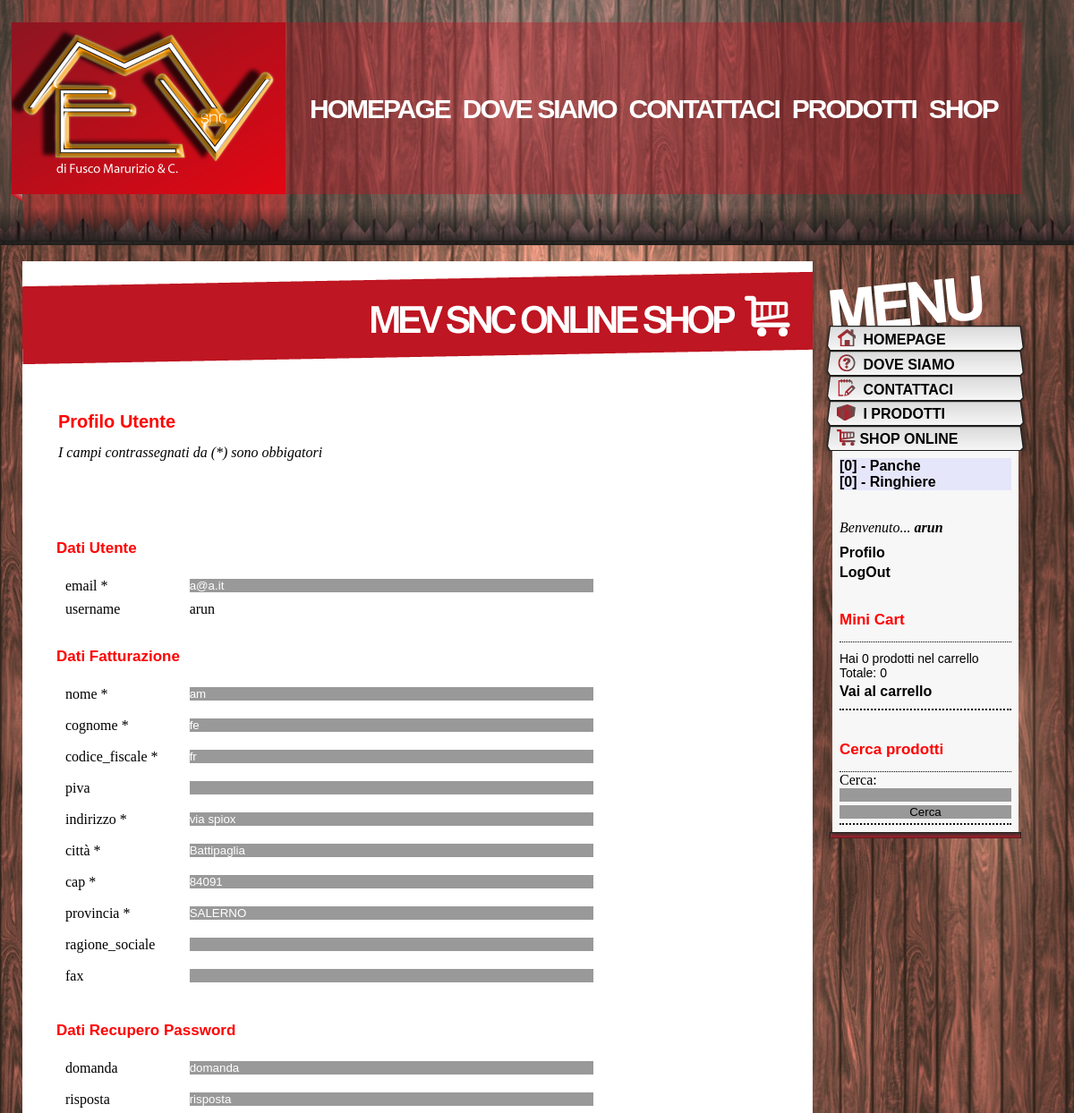
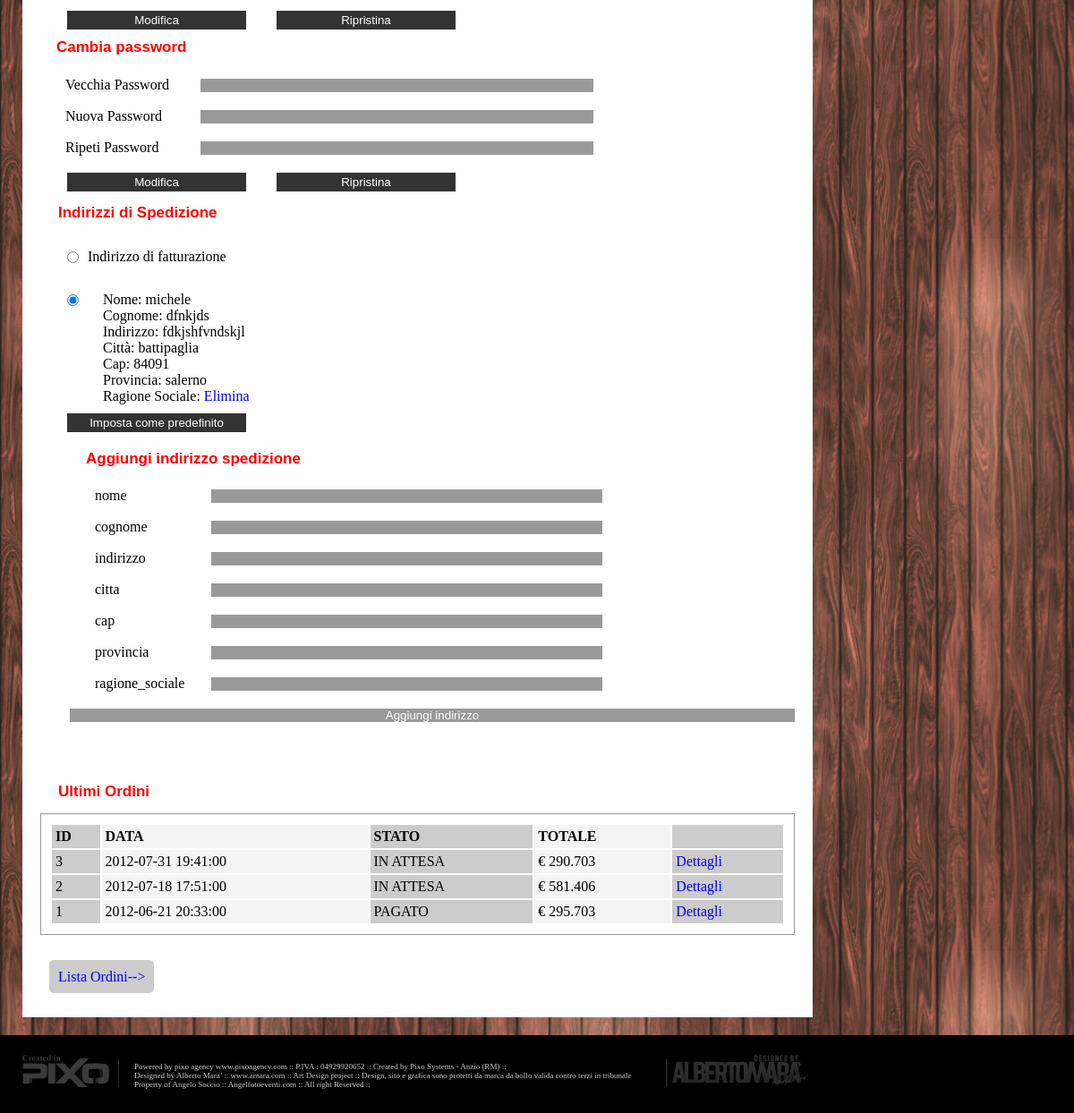
Screenshot of /shop.php?l=profilo (signed in) with the database file from the repository (2 pictures, top to bottom).
### tables this page shows
CREATE TABLE IF NOT EXISTS `utenti` (
  `id_utente` int(10) unsigned NOT NULL AUTO_INCREMENT,
  `email` varchar(150) NOT NULL,
  `username` varchar(45) NOT NULL,
  `password` varchar(32) NOT NULL,
  `nome` varchar(45) NOT NULL,
  `cognome` varchar(45) NOT NULL,
  `codice_fiscale` varchar(16) NOT NULL,
  `piva` varchar(11) DEFAULT NULL,
  `indirizzo` varchar(150) NOT NULL,
  `citta` varchar(45) NOT NULL,
  `cap` varchar(5) NOT NULL,
  `provincia` varchar(45) NOT NULL,
  `ragione_sociale` varchar(150) DEFAULT NULL,
  `fax` varchar(45) DEFAULT NULL,
  `domanda` varchar(250) NOT NULL,
  `risposta` varchar(250) NOT NULL,
  PRIMARY KEY (`id_utente`),
  UNIQUE KEY `username_UNIQUE` (`username`)
);

CREATE TABLE IF NOT EXISTS `indirizzi_spedizione` (
  `id_indirizzo` int(10) unsigned NOT NULL AUTO_INCREMENT,
  `id_utente` int(10) unsigned NOT NULL,
  `nome` varchar(45) NOT NULL,
  `cognome` varchar(45) NOT NULL,
  `indirizzo` varchar(150) NOT NULL,
  `citta` varchar(45) NOT NULL,
  `cap` varchar(5) NOT NULL,
  `provincia` varchar(45) NOT NULL,
  `ragione_sociale` varchar(150) DEFAULT NULL,
  `predefinito` int(1) unsigned NOT NULL DEFAULT '0',
  PRIMARY KEY (`id_indirizzo`),
  KEY `fk_indirizzi_spedizione_utenti` (`id_utente`)
);

CREATE TABLE IF NOT EXISTS `ordini` (
  `id_ordine` int(10) unsigned NOT NULL AUTO_INCREMENT,
  `id_utente` int(10) unsigned NOT NULL,
  `data` datetime NOT NULL,
  `codice_spedizione` varchar(20) NOT NULL,
  `indirizzo_spedizione` text NOT NULL,
  `costo_spedizione` float NOT NULL,
  `codice_pagamento` varchar(20) NOT NULL,
  `costo_pagamento` float NOT NULL,
  `indirizzo_ip` varchar(20) NOT NULL,
  `note` text,
  `note_admin` text,
  `data_pagamento` date DEFAULT NULL,
  `data_spedizione` date DEFAULT NULL,
  `traking_number` varchar(250) DEFAULT NULL,
  `stato_ordine` varchar(15) NOT NULL,
  PRIMARY KEY (`id_ordine`)
);

CREATE TABLE IF NOT EXISTS `categorie` (
  `id_categoria` int(10) unsigned NOT NULL AUTO_INCREMENT,
  `nome` varchar(150) DEFAULT NULL,
  `descrizione` text,
  `id_categoria_padre` int(10) unsigned DEFAULT NULL,
  PRIMARY KEY (`id_categoria`),
  KEY `fk_categorie_categorie1` (`id_categoria_padre`)
);

### profilo.php (the view, shortened to what the rows shown need)
<?php
include_once 'common/dbmanager.php';
if(empty($managerSql)){
    $managerSql = new dbManager();
}
include_once 'common/verifica_login.php';
$salvataggio_completato=0;
?>
<h1>Profilo Utente </h1>
<div>&nbsp;&nbsp;&nbsp;&nbsp;&nbsp;<i>I campi contrassegnati da (*) sono obbigatori</i><br /><br /><br /><br /></div>
<div id="addutentetabledivcage">
	<div>
	<form id="form1" method="post" action="">
		<table cellspacing="0" cellpadding="0">
			<tr>
				<td colspan="2"><h2 style="margin-left:-30px;">Dati Utente</h2></td>
			 </tr>
			 <tr>
				<td> email * </td>
				<td><input name="email" type="text" id="email" tabindex="4" size="40" maxlength="150" value="<?php echo htmlspecialchars($utente['email']); ?>" /></td>
			 </tr>
			 <tr>
				<td> username </td>
				<td><?php echo $utente['username']; ?> </td>
			 </tr>
			 <tr>
				<td colspan="2"><h2 style="margin-left:-30px;">Dati Fatturazione</h2></td>
			 </tr>
			 <tr>
				<td> nome *</td>
				<td><input name="nome" type="text" id="nome" tabindex="13" size="40" maxlength="45" value="<?php echo htmlspecialchars($utente['nome']); ?>" /></td>
			 </tr>
			 <tr>
				<td> cognome *</td>
				<td><input name="cognome" type="text" id="cognome" tabindex="16" size="40" maxlength="45" value="<?php echo htmlspecialchars($utente['cognome']); ?>" /></td>
			 </tr>
			 <tr>
				<td> codice_fiscale *</td>
				<td><input name="codice_fiscale" type="text" id="codice_fiscale" tabindex="19" size="40" maxlength="16" value="<?php echo htmlspecialchars($utente['codice_fiscale']); ?>" /></td>
			 </tr>
			 <tr>
				<td> piva </td>
				<td><input name="piva" type="text" id="piva" tabindex="22" size="40" maxlength="11" value="<?php echo htmlspecialchars($utente['piva']); ?>" /></td>
			 </tr>
			 <tr>
				<td> indirizzo *</td>
				<td><input name="indirizzo" type="text" id="indirizzo" tabindex="25" size="40" maxlength="150" value="<?php echo htmlspecialchars($utente['indirizzo']); ?>" /></td>
			 </tr>
			 <tr>
				<td> città *</td>
				<td><input name="citta" type="text" id="citta" tabindex="28" size="40" maxlength="45" value="<?php echo htmlspecialchars($utente['citta']); ?>" /></td>
			 </tr>
			 <tr>
				<td> cap *</td>
				<td><input name="cap" type="text" id="cap" tabindex="31" size="10" maxlength="5" value="<?php echo htmlspecialchars($utente['cap']); ?>" /></td>
			 </tr>
			 <tr>
				<td> provincia *</td>
				<td><input name="provincia" type="text" id="provincia" tabindex="34" size="40" maxlength="45" value="<?php echo htmlspecialchars($utente['provincia']); ?>" /></td>
			 </tr>
			 <tr>
				<td> ragione_sociale </td>
				<td><input name="ragione_sociale" type="text" id="ragione_sociale" tabindex="37" size="40" maxlength="150" value="<?php echo htmlspecialchars($utente['ragione_sociale']); ?>" /></td>
			 </tr>
			 <tr>
				<td> fax </td>
				<td><input name="fax" type="text" id="fax" tabindex="40" size="40" maxlength="45" value="<?php echo htmlspecialchars($utente['fax']); ?>" /></td>
			 </tr>
			 <tr>
				<td colspan="2"><h2 style="margin-left:-30px;">Dati Recupero Password</h2></td>
			 </tr>
			 <tr>
				<td> domanda </td>
				<td><input name="domanda" type="text" id="domanda" tabindex="40" size="40" maxlength="250" value="<?php echo htmlspecialchars($utente['domanda']); ?>" /></td>
			 </tr>
			 <tr>
				<td> risposta </td>
				<td><input name="risposta" type="text" id="risposta" tabindex="40" size="40" maxlength="250" value="<?php echo htmlspecialchars($utente['risposta']); ?>" /></td>
			 </tr>
		</table>
		<div>
			<input type="submit" name="modifica" id="modifica" value="Modifica" />
			<input type="reset" name="ripristina" id="ripristina" value="Ripristina" />
		</div>
	</form>
	</div>
	<div>
	<form id="form2" method="post" action="">
		<table cellpadding="0" cellspacing="0">
			<tr>
				<td colspan="2"><h2 style="margin-left:-30px; margin-top:-20px;">Cambia password</h2></td>
			</tr>
			<tr>
				<td>Vecchia Password</td>
				<td><input name="password" type="password" id="password" tabindex="41" size="40" maxlength="45" value="" /></td>
			</tr>
			<tr>
				<td> Nuova Password</td>
				<td><input name="nuova_pwd" type="password" id="nuova_pwd" tabindex="42" size="40" maxlength="45" value="" /></td>
			</tr>
			<tr>
				<td>Ripeti Password</td>
				<td><input name="nuova_pwd2" type="password" id="nuova_pwd2" tabindex="43" size="40" maxlength="45" value="" /></td>
			</tr>
		</table>
		<div>
			<input type="submit" name="modifica_pwd" id="modifica_pwd" value="Modifica" />
			<input type="reset" name="ripristina2" id="ripristina2" value="Ripristina" />
		</div>
	</form>
	</div>
	<div>
	<h2 style="margin-top:-16px;">Indirizzi di Spedizione</h2>
	<?php
	$indirizzo_predefinito = $managerSql->get_indirizzo_predefinito($utente);
	?>
	<form id="form3" method="post" action="">
		<div style="margin-top:30px;">
			<div style="display:block; float:left; margin:-7px 10px 0px 30px;">
				<input type="radio" name="indirizzo_predefinito" id="indirizzo_predefinito" value="F" <?php if(empty($indirizzo_predefinito)) echo 'checked="checked"'; ?> />
			</div>
			Indirizzo di fatturazione
		</div>
		<?php
		$indirizzi = $managerSql->lista_indirizzi_by_utente($utente);
		for($i=0; $i<count($indirizzi); $i++){
			 $indirizzo = $indirizzi[$i];
			 $checked = '';
			 if(!empty($indirizzo_predefinito) && ($indirizzo_predefinito['id_indirizzo']==$indirizzo['id_indirizzo']) ){
				  $checked = 'checked="checked"';
			 }
			 echo "
			 			<div style='margin-top:30px;'>
			 				<div style='display:block; float:left; margin:-7px 10px 0px 30px;'>
								<input type=\"radio\" name=\"indirizzo_predefinito\" id=\"indirizzo_predefinito_{$i}\" value=\"{$indirizzo['id_indirizzo']}\" $checked /></div>
								<div style='margin-left:70px;'>
									Nome: {$indirizzo['nome']} </br>
									Cognome: {$indirizzo['cognome']}</br>
									Indirizzo: {$indirizzo['indirizzo']}</br>
									Città: {$indirizzo['citta']}</br>
									Cap: {$indirizzo['cap']}</br>
									Provincia: {$indirizzo['provincia']}</br>
									Ragione Sociale: {$indirizzo['ragione_sociale']}
									<a href=\"del_indirizzo.php?id={$indirizzo['id_indirizzo']}\">Elimina</a>
								</div>
							</div>
						</div>
					";
		}
		?>
		<input type="submit" name="imposta_predefinito" id="imposta_predefinito" value="Imposta come predefinito" />
	</div>
	<div style="margin:0 0 -20px 33px; text-align:left;">
	<div id="addutentetabledivcage">
	<form id="form4" method="post" action="">
		<table cellspacing="0" cellpadding="0">
			 <tr>
				<td colspan="2"><h2 style="margin-left:-30px; margin-top:-10px;">Aggiungi indirizzo spedizione</h2></td>
			 </tr>
			 <tr>
				<td> nome </td>
				<td><input name="nome_sped" size="40" tabindex="50" id="nome_sped" type="text" value="<?php if(!$salvataggio_completato && !empty($indirizzo_spedizione['nome'])){ echo htmlspecialchars($indirizzo_spedizione['nome']); } ?>" /></td>
			 </tr>
			 <tr>
				<td> cognome </td>
				<td><input name="cognome_sped" size="40" tabindex="51" id="cognome_sped" type="text" value="<?php if(!$salvataggio_completato && !empty($indirizzo_spedizione['cognome'])){ echo htmlspecialchars($indirizzo_spedizione['cognome']); } ?>" /></td>
			 </tr>
			 <tr>
				<td> indirizzo </td>
				<td><input name="indirizzo_sped" size="40" tabindex="52" id="indirizzo_sped" type="text" value="<?php if(!$salvataggio_completato && !empty($indirizzo_spedizione['indirizzo'])){ echo htmlspecialchars($indirizzo_spedizione['indirizzo']); } ?>" /></td>
			 </tr>
			 <tr>
				<td> citta </td>
				<td><input name="citta_sped" size="40" tabindex="53" id="citta_sped" type="text" value="<?php if(!$salvataggio_completato && !empty($indirizzo_spedizione['citta'])){ echo htmlspecialchars($indirizzo_spedizione['citta']); } ?>"/></td>
			 </tr>
			 <tr>
				<td> cap </td>
				<td><input name="cap_sped" size="5" tabindex="54" id="cap_sped" type="text" value="<?php if(!$salvataggio_completato && !empty($indirizzo_spedizione['cap'])){ echo htmlspecialchars($indirizzo_spedizione['cap']); } ?>" /></td>
			 </tr>
			 <tr>
				<td> provincia </td>
				<td><input name="provincia_sped" size="40" tabindex="55" id="provincia_sped" type="text" value="<?php if(!$salvataggio_completato && !empty($indirizzo_spedizione['provincia'])){ echo htmlspecialchars($indirizzo_spedizione['provincia']); } ?>" /></td>
			 </tr>
			 <tr>
				<td> ragione_sociale </td>
				<td><input name="ragione_sociale_sped" size="40"  tabindex="56" id="ragione_sociale_sped" type="text" value="" /></td>
			 </tr>
		</table>
		<input type="submit" name="nuova_sped" id="nuova_sped" value="Aggiungi indirizzo" />
	</form>
	</div>
	</div>
	<div>
	<br /><br /><hr style="background:#666;" />
	<h2>Ultimi Ordini</h2>
<table style="width:100%; text-align:left; padding:10px 10px 10px 10px; border:1px solid #999;">
    <tr style="width:100%;">
			  <th style="background:#CCC;  padding:4px 4px 4px 4px;">ID</th>
			  <th style='background:#F4F4F4;  padding:4px 4px 4px 4px;'>DATA</th>
			  <th style="background:#CCC;  padding:4px 4px 4px 4px;">STATO</th>
			  <th style='background:#F4F4F4;  padding:4px 4px 4px 4px;'>TOTALE</th>
			  <th style="background:#CCC;  padding:4px 4px 4px 4px;">&nbsp;</th>
		 </tr>
		 <?php
		 $ordini = $managerSql->lista_ordini_by_utente($utente['id_utente'], 0, 3);
		 for($i=0; $i<count($ordini); $i++){
			  $ordine = $ordini[$i];
			  $stato_ordine = 'IN ATTESA';
			  if( !empty($ordine['data_pagamento']) ){ $stato_ordine = 'PAGATO'; }
			  $items = $managerSql->lista_item_ordine($ordine['id_ordine']);
			  $totale=0;
			  for($j=0; $j<count($items); $j++){
					$item =$items[$j];
					$totale += $item['prezzo_totale'];
			  }
			  $totale += $ordine['costo_spedizione'];
			  $totale += $ordine['costo_pagamento'];
			  echo "<tr>
						 <td style='background:#CCC;  padding:4px 4px 4px 4px;'>{$ordine['id_ordine']}</td>
						 <td style='background:#F4F4F4;  padding:4px 4px 4px 4px;'>{$ordine['data']}</td>
						 <td style='background:#CCC;  padding:4px 4px 4px 4px;'>$stato_ordine</td>
						 <td style='background:#F4F4F4;  padding:4px 4px 4px 4px;'> &euro; $totale</td>
						 <td style='background:#CCC;  padding:4px 4px 4px 4px;'><a href=\"shop.php?l=view_ordine&id={$ordine['id_ordine']}\">Dettagli</a></td>
					</tr>";
		 }
		 ?>
	</table>
	</div>
</div>
<br />
<div style="margin-left:30px;"><a class="inviastandard" href="shop.php?l=lista_ordini">Lista Ordini--></a></div>
<br /><br />

### common/recursive_categorie.php (shortened to what the rows shown need)
<?php
function print_menu_categorie( $managerSql , $id_categoria_padre, $livello, $id_categoria_selected=0 ){
    $colors = array();
    $colors[0] = "lavender";
    $colors[1] = "lightcyan";
    $spaziatore='';
    $espandi_div = false;
    for($s=0;$s<$livello;$s++){$spaziatore.='_';}
    $categorie = $managerSql->lista_categorie($id_categoria_padre);
    $hide = ($id_categoria_padre) ? ' display: none; ' : '';
    $indice_colore = $livello%2;
    echo "<div style=\"background-color: {$colors[$indice_colore]}; $hide\" id=\"sub_cat_menu_{$id_categoria_padre}\" >";
    for($i=0; $i<count($categorie); $i++){
        $categoria = $categorie[$i];
        $selected = '';
        $categoria['nome'] = htmlspecialchars($categoria['nome']);
        echo "<a href=\"shop.php?l=visualizza_categorie&cat={$categoria['id_categoria']}\">$spaziatore [$livello] - {$categoria['nome']}</a> $selected ";
        echo "<br/>";
        $espandi_div = $espandi_div | print_menu_categorie($managerSql, $categoria['id_categoria'], ($livello+1), $id_categoria_selected);
    }
    echo "</div>";
    return $espandi_div ;
}
?>

### mini_login.php
<?php
include_once 'common/load_login_user.php';
if(empty($utente)){
?>
	 <h2 style="margin-left:-20px;">Login Utente</h2>
    <div style="border-top:#000 1px dotted;border-bottom:#000 2px dotted; padding-bottom:5px;">
    <form id="form1" method="post" action="login.php">
        Username
        <input style="background:#999; width:100%;" name="username" type="text" id="username" size="20" maxlength="45" />
        <br />
        Password
        <input style="background:#999; width:100%;" name="password" type="password" id="password" size="20" maxlength="45" />
        <br />
        <input style="background:#999; width:100%; margin-top:4px;" type="submit" name="entra" id="entra" value="Entra" />
    </form>
	 </div>
		<p style="margin-left:-20px; margin-bottom:-50px; margin-top:-10px;"><a href="shop.php?l=recupera_pwd" >Recupera password</a></p>
		<p style="margin-left:-20px;"><a href="shop.php?l=add_utente">Registrati subito</a></p>
<?php
}else{
?>
    <br />
	<div style="margin:15px 0 -20px 0;">
	 <i>Benvenuto... <b><?php echo $utente['username']; ?></b></i>
    <p style="margin-left:-20px; margin-bottom:-50px; margin-top:-10px;"><a href="shop.php?l=profilo">Profilo</a></p>
    <p style="margin-left:-20px;"><a href="logout.php">LogOut</a></p>
	</div>
<?php
}
?>

### rows the page displays
utenti: email "a@a.it", username "arun", nome "am", cognome "fe", codice_fiscale "fr", indirizzo "via spiox", citta "Battipaglia", cap "84091", provincia "SALERNO", domanda "domanda", risposta "risposta"
indirizzi_spedizione: nome "michele", cognome "dfnkjds", indirizzo "fdkjshfvndskjl", citta "battipaglia", cap "84091", provincia "salerno"
ordini: id_ordine "3", data "2012-07-31 19:41:00", stato_ordine "IN ATTESA", totale "290.703"
ordini: id_ordine "2", data "2012-07-18 17:51:00", stato_ordine "IN ATTESA", totale "581.406"
ordini: id_ordine "1", data "2012-06-21 20:33:00", data_pagamento "PAGATO", totale "295.703"
categorie: nome "Panche"
categorie: nome "Ringhiere"

### other values shown
count($carrello) "0"
$totale "0"
